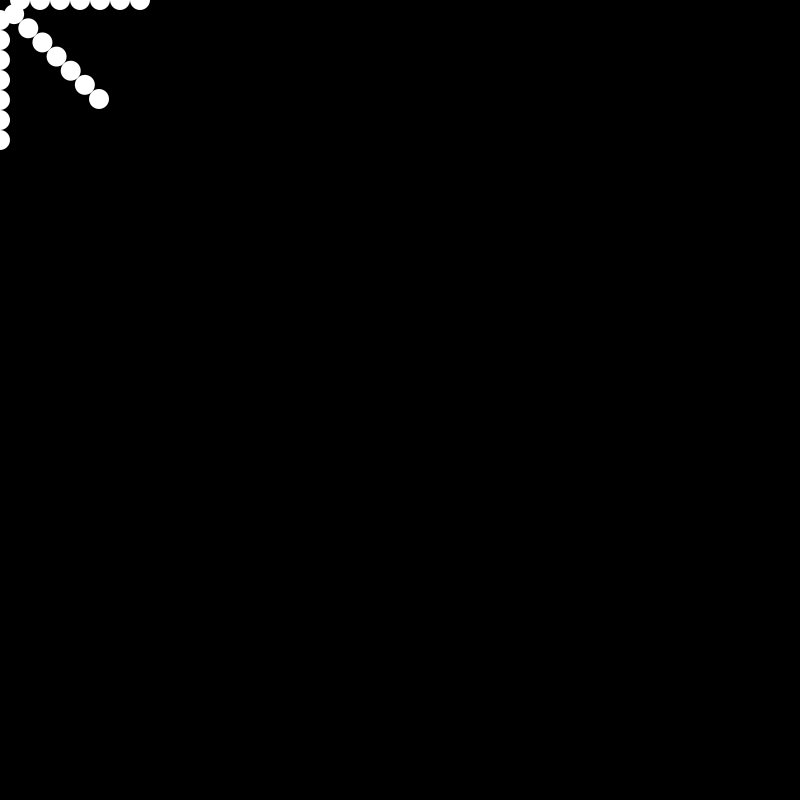
Frame 1 (no input)
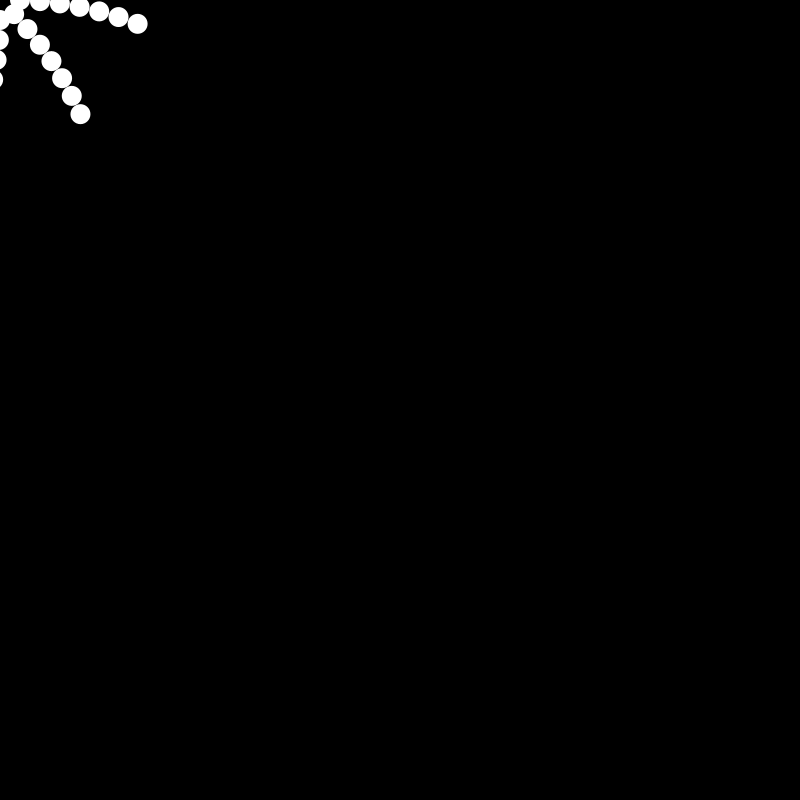
Frame 60 (the mouse pressed at the canvas centre just before this capture)
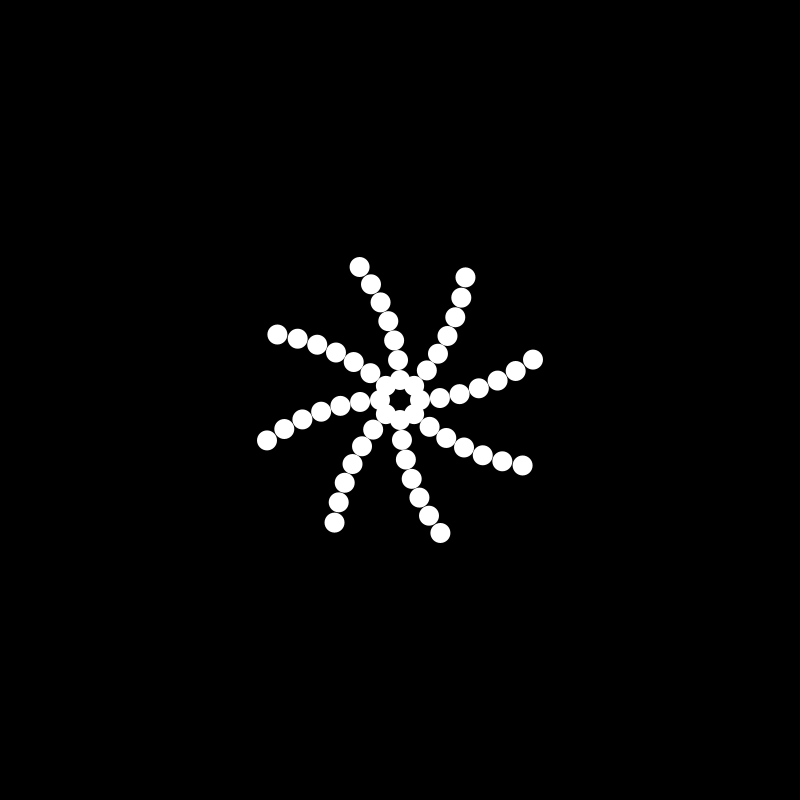
Frame 120 (the mouse held since frame 60 and released just before this capture)

The Processing sketch that drew these frames (run headless with seeded random() and noise(); from frame 60 on, the mouse is pressed at the canvas centre):

// Processing sketch: ChukwuochaChukwunazaLab9Silver
// ── ChukwuochaChukwunazaLab9Silver.pde
/*
COMP 1010 - A02
 Instructor - Ali Neshati
 Name - Chukwunaza Chukwuocha
 Lab 9- Silver exercise
 
 Draw an "octopus" consisting of several line of circles
 starting at the mouse position, and extending outwards
 at at evenly spaced angles, each circle
 just touching the previous one. The size of the circles,
 the number of circles, and the angle are controlled by
 constants in the draw() function.
 */

// NO additional global variables or constants are allowed!!
float theta = 0.0;

void setup() 
{
  size(800, 800);
  noStroke();     //No black outline around the circles
}

void draw() 
{
  final int CIRCLE_SIZE = 20;
  final int NUM_CIRCLES = 7;
  final int NUM_ARMS = 8;
  final float THETA_CHANGE = 0.05;
  final float MAX_BEND = 0.15;
  background(0);
  octopus(mouseX, mouseY, NUM_ARMS, CIRCLE_SIZE, NUM_CIRCLES, MAX_BEND*sin(theta));
  theta += THETA_CHANGE;
}

/*
Draws an octopus of 'numArms' Arms using the lineOfCircles function at the
start locations defined by xAtAngle, yAtAngle functions
*/
void octopus(float x, float y, int numArms, int size, int numCirc, float bend)
{
  //Variable that determines the angle at which each arm whill start
  float angleIncrement = TWO_PI/numArms;
  
  //x and y coordinates for the start location of each arm of the octopus
  float armStartLocationX;
  float armStartLocationY;

  for (int i=0; i<numArms; i++)
  {
    armStartLocationX = xAtAngle(x, size, angleIncrement*i);
    armStartLocationY = yAtAngle(y, size, angleIncrement*i);
    println(armStartLocationX, armStartLocationY);
    lineOfCircles(armStartLocationX, armStartLocationY, angleIncrement*i, size, numCirc, bend);
  }
}

/*
Draws a line of numCirc circles using the drawCircle function
*/
void lineOfCircles(float xStart, float yStart, float angle, float size, int numCirc, float bend)
{
  int circleSpacing = 0;//Spaces the circles such that each circle touches the next
  
  for (int i=1; i<=numCirc; i++)
  {
    drawCircle(xStart, yStart, circleSpacing, angle+=bend, size);
    circleSpacing += size;// increases the spacing of the circles by the diameter 
    //of the circle each time
  }
}

/*
Draws the circle at the point x, y defined by the function xAtAngle, yAtAngle
*/
void drawCircle(float x, float y, float d, float theta, float diam)
{
  x = xAtAngle(x, d, theta);//uses xAtAngle to determine the x position of the circle
  y = yAtAngle(y, d, theta);//uses xAtAngle to determine the y position of the circle
  circle(x, y, diam);
}

/*
calculates the x coordinate of the circle
*/
float xAtAngle(float xFrom, float dist, float angle)
{
  float xcoordinate = xFrom+dist*cos(angle);
  return xcoordinate;
}

/*
calculates the y coordinate of the circle
*/
float yAtAngle(float yFrom, float dist, float angle)
{
  float ycoordinate = yFrom+dist*sin(angle);
  return ycoordinate;
}
